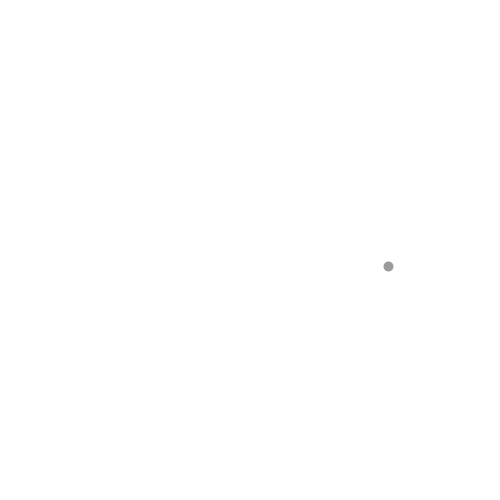
Frame 1 (no input)
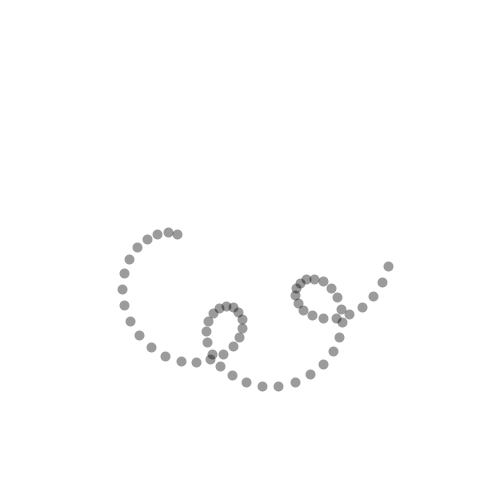
Frame 60 (the mouse pressed at the canvas centre just before this capture)
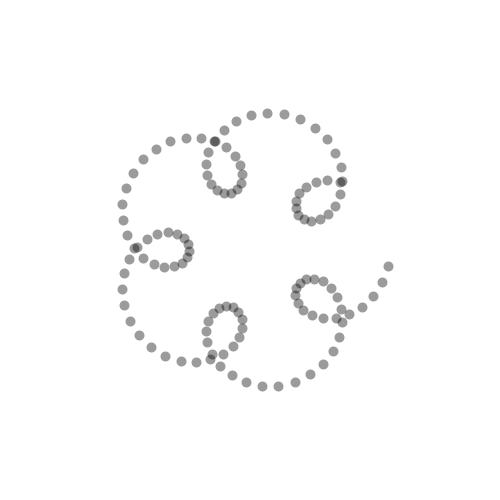
Frame 120 (the mouse held since frame 60 and released just before this capture)

The Processing sketch that drew these frames (run headless with seeded random() and noise(); from frame 60 on, the mouse is pressed at the canvas centre):

// Processing sketch: e03_falowanie_okrag_magia6a
// ── e03_falowanie_okrag_magia6a.pde
void setup() {
  size(500, 500);
  strokeWeight(10);
  background(255);
  stroke(0, 100);
}

void draw() {
  float R = 100;
  point(250+R*cos(frameCount*0.05)+40*cos(frameCount*0.3), 250+R*sin(frameCount*0.05)+ 40*sin(frameCount*0.3));
}
